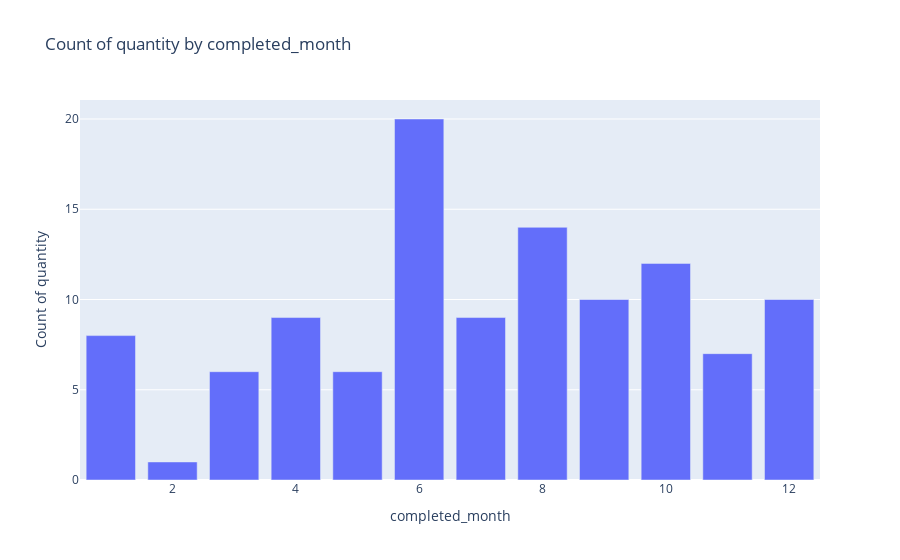

Notebook code for this chart:
### Code cell
df =df_result_imputed
# DISCLAIMER: 'df' refers to the data you passed in when calling 'dtale.show'

import pandas as pd

if isinstance(df, (pd.DatetimeIndex, pd.MultiIndex)):
	df = df.to_frame(index=False)

# remove any pre-existing indices for ease of use in the D-Tale code, but this is not required
df = df.reset_index().drop('index', axis=1, errors='ignore')
df.columns = [str(c) for c in df.columns]  # update columns to strings in case they are numbers

chart_data = pd.concat([
	df['completed_month'],
	df['quantity'],
], axis=1)
chart_data = chart_data.sort_values(['completed_month'])
chart_data = chart_data.rename(columns={'completed_month': 'x'})
chart_data_count = chart_data.groupby(['x'])[['quantity']].count()
chart_data_count.columns = ['quantity|count']
chart_data = chart_data_count.reset_index()
chart_data = chart_data.dropna()

import plotly.graph_objs as go

charts = []
charts.append(go.Bar(
	x=chart_data['x'],
	y=chart_data['quantity|count']
))
figure = go.Figure(data=charts, layout=go.Layout({
    'barmode': 'group',
    'legend': {'orientation': 'h'},
    'title': {'text': 'Count of quantity by completed_month'},
    'xaxis': {'tickformat': '0:g', 'title': {'text': 'completed_month'}},
    'yaxis': {'tickformat': '0:g', 'title': {'text': 'Count of quantity'}, 'type': 'linear'}
}))

# If you're having trouble viewing your chart in your notebook try passing your 'chart' into this snippet:
#
# from plotly.offline import iplot, init_notebook_mode
#
init_notebook_mode(connected=True)
for chart in charts:
    chart.pop('id', None) # for some reason iplot does not like 'id'
    iplot(figure)

### Figure 1 — Plotly figure (JSON) as saved in the notebook; plotly's stock layout.template omitted (floating-point values rounded to 4 significant figures)
{"data": [{"type": "bar", "x": [1, 2, 3, 4, 5, 6, 7, 8, 9, 10, 11, 12], "y": [8, 1, 6, 9, 6, 20, 9, 14, 10, 12, 7, 10]}], "layout": {"barmode": "group", "legend": {"orientation": "h"}, "title": {"text": "Count of quantity by completed_month"}, "xaxis": {"tickformat": "0:g", "title": {"text": "completed_month"}}, "yaxis": {"tickformat": "0:g", "title": {"text": "Count of quantity"}, "type": "linear"}}}
